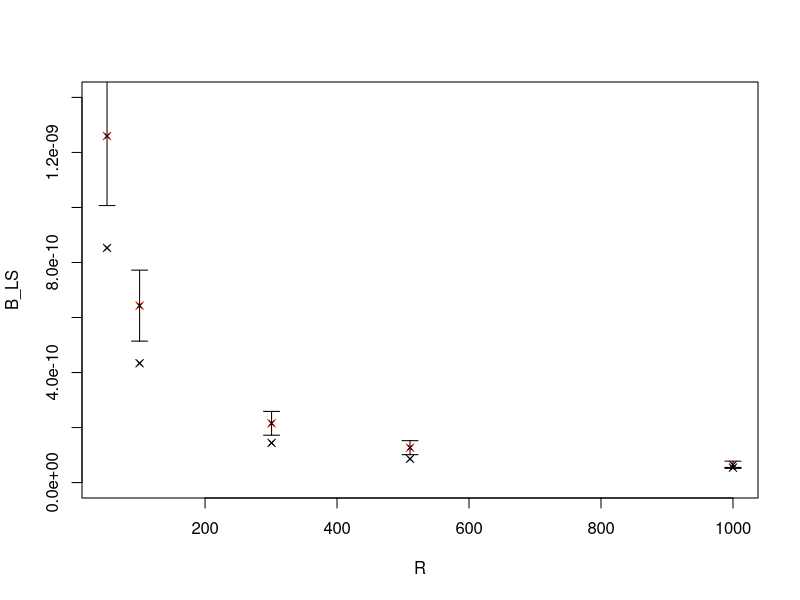
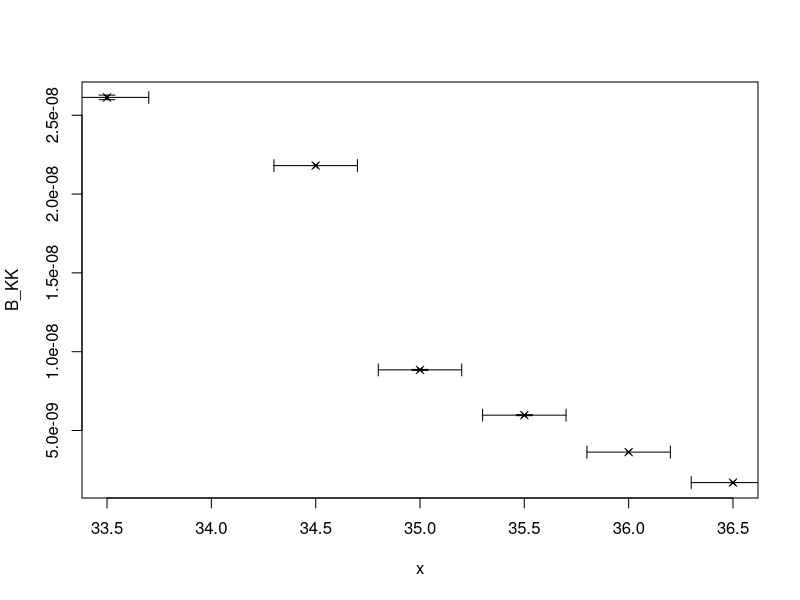

These figures' R source, in order:
library("Hmisc")
library("plotrix")

F = 9.3 * 10^-9
Si = 1.9
mu_0 = 4*pi*10^-7
U = 2.68
A = pi*0.002^2

# Leiterschleife
#Magnetfeld
a_LS <- c(-0.3485069, -0.1772445, -0.05893693, -0.0352345, 0.02223518)
s_a_LS <- c(0.0004740048, 0.0002890753, 0.0002707528, 0.0004135886, 0.0003707150)
B_LS = abs(F*a_LS/(2*Si))
s_B_LS = (s_a_LS/a_LS)*B_LS
R <- c(51.47, 100.8, 300.8, 510.6, 1000)
plot(R, B_LS, pch=4, ylim = c(0, 14*10^-10))
plotCI (R, B_LS, uiw=s_B_LS , err="y" , pch=4, cex=0.6 ,add=TRUE)

#Dipol

z_LS = sqrt(4.7^2 + 0.1^2)*10^-2
s_z_LS = 0.2*10^-2
p_LS = (2*pi*B_LS*z_LS^3)/mu_0

s_p_LS = p_LS * sqrt((s_B_LS/B_LS)^2 + 3*(s_z_LS/z_LS)^2)

#Theorie

p_theo = A*U/R
s_p_theo = 2*pi*0.002*0.0005/R
B_theo = (mu_0/(2*pi))*(p_theo/z_LS^3)
s_B_theo = B_theo * sqrt((s_p_theo/p_theo)^2 + 3*(s_z_LS/z_LS)^2)
points(R, B_theo, pch=4, col="red")
plotCI (R, B_theo, uiw=s_B_theo , err="y" , pch=4, cex=0.6 ,add=TRUE)
#random Shit - gleiche Reihenfolge wie.txt
#Magnetfeld

a_RS <- c(1.5468670, 0.1211425, 0.4497760, 1.0042261, -0.3500509)
s_a_RS <- c(0.0079674875, 0.0011208778, 0.0006547072, 0.0024883093, 0.001887523)
B_RS = abs(F*a_RS/(2*Si))
s_B_RS = (s_a_RS/a_RS)*B_RS

#Dipol
z_RS1 = sqrt(4.7^2 + 6.5^2)*10^-2
z_RS2 = sqrt(4.7^2 + 4.5^2)*10^-2
z_RS <- c (z_RS1, z_RS1, z_RS1, z_RS2, z_RS1)
s_z_RS = 0.2*10^-2

p_RS = (2*pi*B_RS*z_RS^3)/mu_0
s_p_RS = p_RS * sqrt((s_B_RS/B_RS)^2 + 3*(s_z_RS/z_RS)^2)

#Kronkorken

#Magnetfeld
a_KK <- c(10.6775694, -8.9101144, 3.6145876, 2.4405903, -1.4831742, -0.6929581)
s_a_KK <- c(0.0597263308, 0.0246627915, 0.0125814955, 0.0133117778, 0.0071175290, 0.005957833)
B_KK = abs(F*a_KK/(2*Si))
s_B_KK = (s_a_KK/a_KK)*B_KK

x <- c(33.5, 34.5, 35.0, 35.5, 36.0, 36.5)
s_x <- c(0.2, 0.2, 0.2, 0.2, 0.2, 0.2)

plot(x, B_KK, pch=4)
plotCI (x, B_KK, uiw=s_B_KK , err="y" , pch=4, cex=0.6 ,add=TRUE)
plotCI (x, B_KK, uiw=s_x , err="x" , pch=4, cex=0.6 ,add=TRUE)

#Dipol

z_KK = sqrt(4.7^2 + (x-28.5)^2)*10^-2
s_z_KK = 0.2*10^-2

p_KK = (2*pi*B_KK*z_KK^3)/mu_0
s_p_KK = p_KK * sqrt((s_B_KK/B_KK)^2 + 3*(s_z_KK/z_KK)^2)
